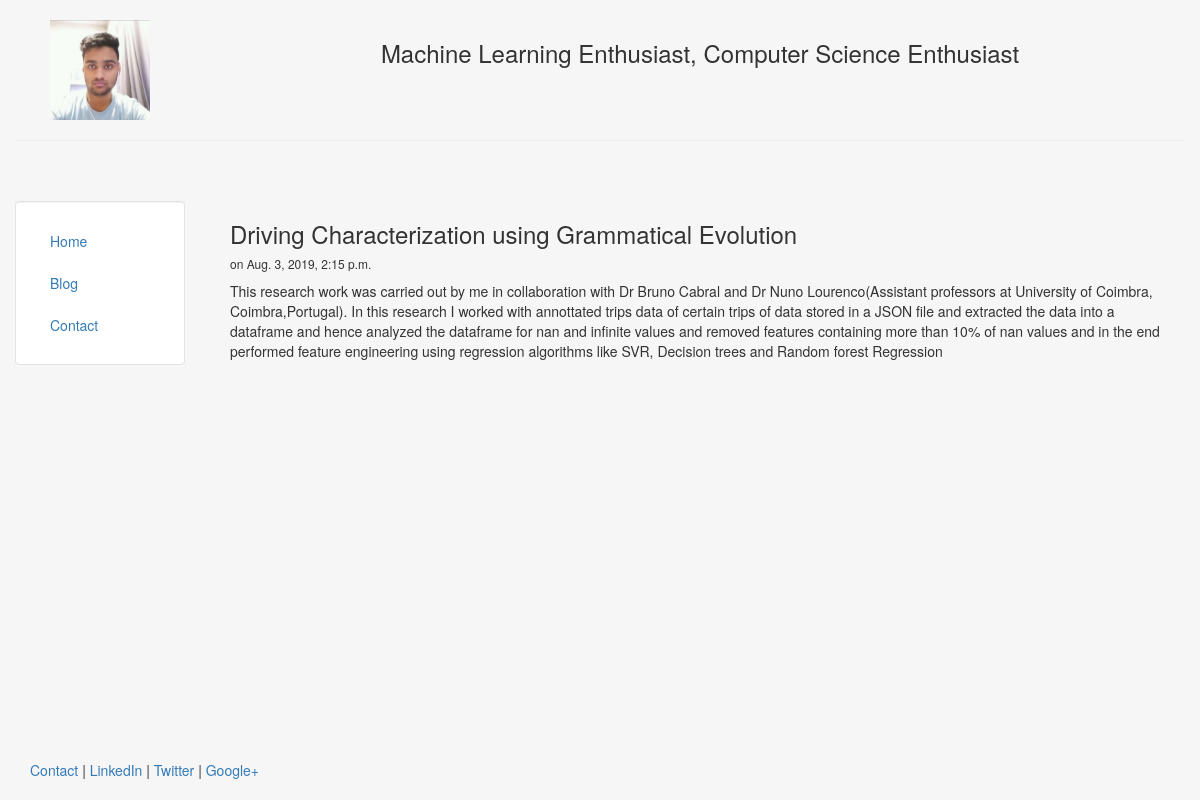
The page /blog/1 on the database its author committed.
### blog/models.py (models this page shows, shortened)
class Post(models.Model):
    title=models.CharField(max_length=140)
    body=models.TextField()
    date=models.DateTimeField()

### blog/templates/blog/post.html
{% extends "personal/header.html" %}
{% block content %}
    <h3>{{post.title}}</h3>
    <h6>on {{post.date}}</h6>
    {{post.body|safe}}
{% endblock %}

### personal/templates/personal/header.html (shortened to what this page needs)
<!DOCTYPE html>
<html lang="en">
<head>
	{% load staticfiles %}
	<link rel="stylesheet" href="{% static 'personal/css/bootstrap.min.css' %}" type = "text/css"/>
</head>
<body class="body" style="background-color:#f6f6f6">
	<div class="container-fluid" style="min-height:95%; ">
		<div class="row">
			  <div class="col-sm-2">
				  <br>
				  <center>
					<img src="{% static 'personal/img/Hardik.jpg' %}" class="responsive-img" style='max-height:100px;' alt="face">
				  </center>
			  </div>
			  <div class="col-sm-10">
				  <br>
				  <center>
				  <h3>Machine Learning Enthusiast, Computer Science Enthusiast</h3>
				  </center>
			  </div>
		</div><hr>
		<div class="row">
		  <div class="col-sm-2">
		  <br>
		  <br>
			<div class="well bs-sidebar" id="sidebar" style="background-color:#fff">
			  <ul class="nav nav-pills nav-stacked">
				<li><a href='/'>Home</a></li>
				<li><a href='/blog/'>Blog</a></li>
				<li><a href='/contact/'>Contact</a></li>
			  </ul>
			</div>
		  </div>
		  <div class="col-sm-10">
			<div class='container-fluid'>
			<br><br>
			   {% block content %}
			   {% endblock %}
			</div>
		  </div>
		</div>
	</div>
	<footer>
		<div class="container-fluid" style='margin-left:15px'>
			<p><a href="#" target="blank">Contact</a> | <a href="#" target="blank">LinkedIn</a> | <a href="#" target="blank">Twitter</a> | <a href="#" target="blank">Google+</a></p>
		</div>
	</footer>
</body>
</html>

### personal/templates/personal/header.html (style rules this page uses)
html, body { height:100% }

### rows shown on the page
Post: title "Driving Characterization using Grammatical Evolution", date "Aug. 3, 2019, 2:15 p.m.", body "This research work was carried out by me in collaboration with Dr Bruno Cabral and Dr Nuno Lourenco(Assistant professors at University of Coimbra, Coimbra,Portugal). In this research I worked with annottated trips data of certain trips of data stored in a JSON file and extracted the data into a dataframe and hence analyzed the dataframe for nan and infinite values and removed features containing more than 10% of nan values and in the end performed feature engineering using regression algorithms like SVR, Decision trees and Random forest Regression"
